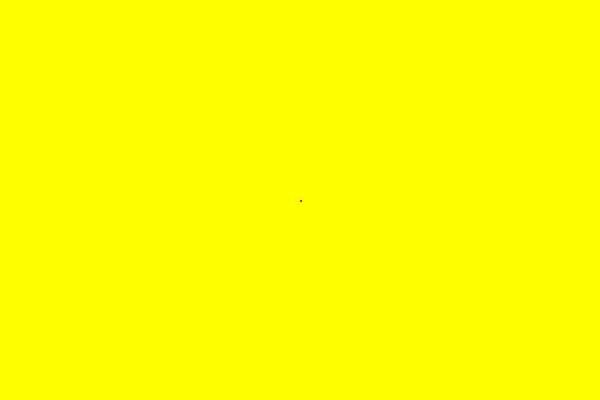
Frame 1 (no input)
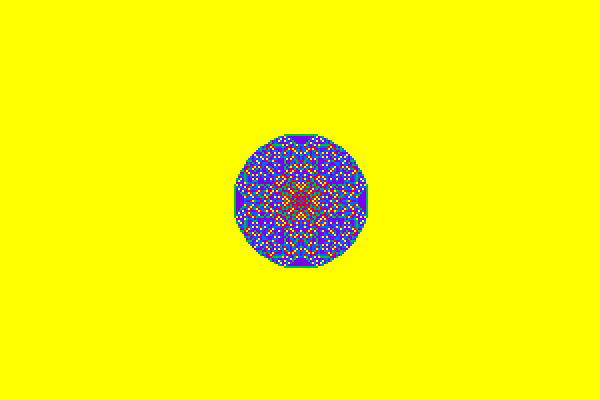
Frame 60 (the mouse pressed at the canvas centre just before this capture)
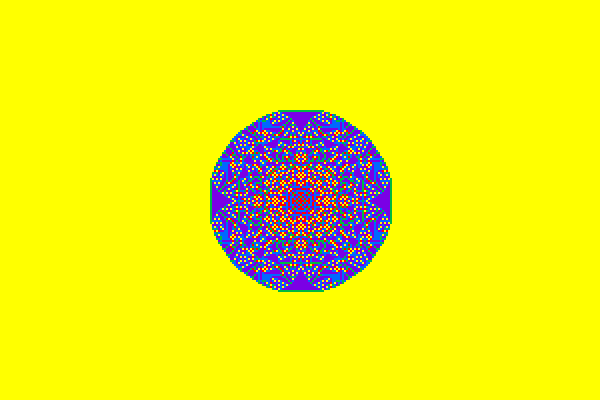
Frame 120 (the mouse held since frame 60 and released just before this capture)

The Processing sketch that drew these frames (run headless with seeded random() and noise(); from frame 60 on, the mouse is pressed at the canvas centre):

// Processing sketch: sand_pile
// ── sand_pile.pde

int[][] pile;
int w = 2;
int cols;
int rows;

void setup() {
  size(600, 400);
  noStroke();
  cols = width/w;
  rows = height/w;
  pile = new int[cols][rows];
  pile[cols/2][rows/2] = 1000000000;
}

void render() {
  for (int i = 0; i < cols; i++) {
    for (int j = 0; j < rows; j++) {
      int num = pile[i][j];
      color col = color(255, 0, 0);
      if (num == 0) {
        col = color(255, 255, 0);
      } else if (num == 1) {
        col = color(0, 185, 63);
      } else if (num == 2) {
        col = color(0, 104, 255);
      } else if (num == 3) {
        col = color(122, 0, 229);
      }
      fill(col);
      rect(i*w, j*w, w, w);
    }
  }
}

void topple() {
  int[][] next = new int[cols][rows];
  for (int i = 0; i < cols; i++) {
    for (int j = 0; j < rows; j++) {
      int num = pile[i][j];
      if (num < 4) {
        next[i][j] = num;
      } 
    }
  }
  
  for (int i = 0; i < cols; i++) {
    for (int j = 0; j < rows; j++) {
      int num = pile[i][j];
      if (num >= 4) {
        next[i][j] += num - 4;
        next[i+1][j]++;
        next[i-1][j]++; 
        next[i][j+1]++; 
        next[i][j-1]++;
      } 
    }
  }
  pile = next;
}


void draw() {
  render();
  for(int i = 0; i < 100; i++) {
    topple();
  }
}
